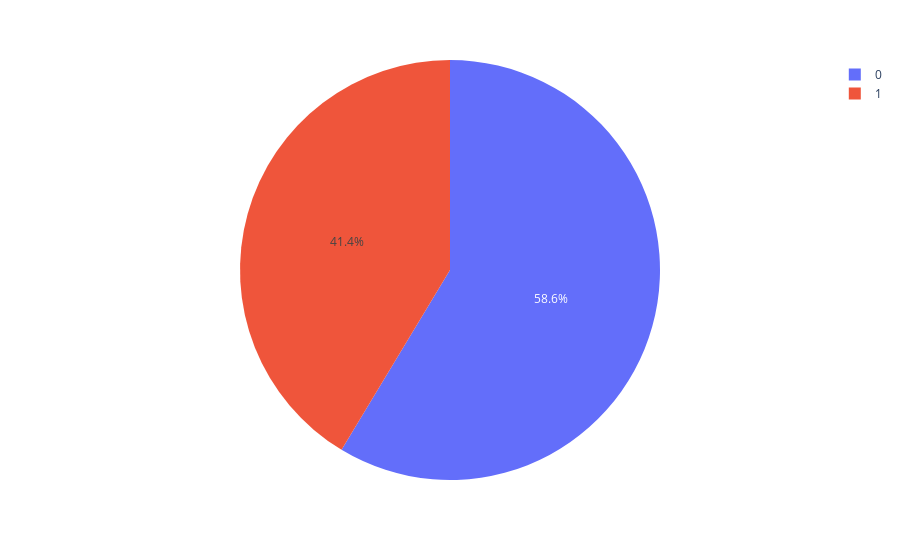

Source (notebook cell):
### Code cell
pie=clusters.groupby('label').size().reset_index()
pie.columns=['label','value']
px.pie(pie,values='value',names='label',color=['blue','red'])

### Figure 1 — Plotly figure (JSON) as saved in the notebook; plotly's stock layout.template omitted (floating-point values rounded to 4 significant figures)
{"data": [{"customdata": [["blue"], ["red"]], "domain": {"x": [0, 1], "y": [0, 1]}, "hovertemplate": "label=%{label}<br>value=%{value}<br>color=%{customdata[0]}<extra></extra>", "labels": [0, 1], "legendgroup": "", "marker": {"colors": ["#636efa", "#EF553B"]}, "name": "", "showlegend": true, "type": "pie", "values": [258, 182]}], "layout": {"legend": {"tracegroupgap": 0}, "margin": {"t": 60}}}
